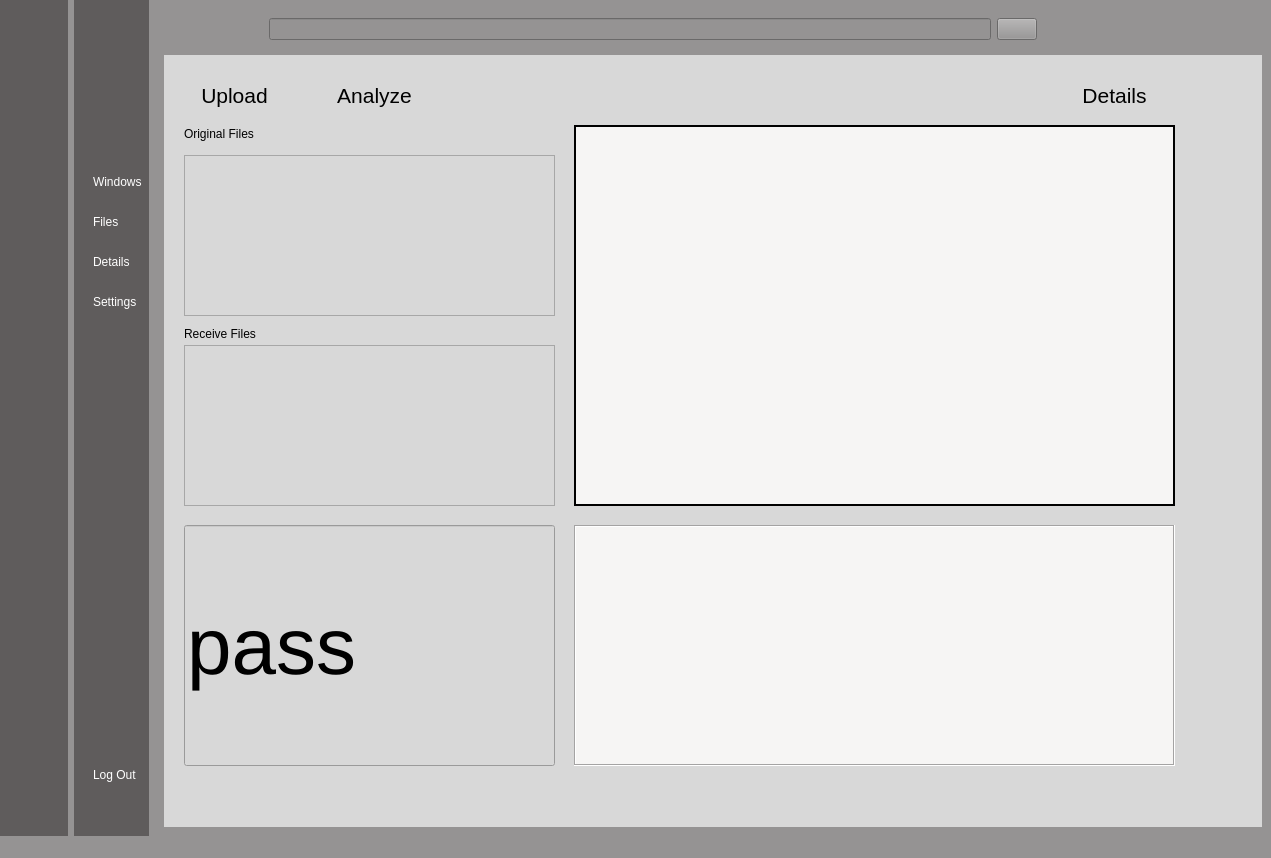
<?xml version="1.0" encoding="UTF-8"?>
<ui version="4.0">
 <class>MainWindow</class>
 <widget class="QMainWindow" name="MainWindow">
  <property name="geometry">
   <rect>
    <x>0</x>
    <y>0</y>
    <width>1271</width>
    <height>858</height>
   </rect>
  </property>
  <property name="windowTitle">
   <string>MainWindow</string>
  </property>
  <property name="styleSheet">
   <string notr="true">background-color: rgb(149, 147, 147);</string>
  </property>
  <widget class="QWidget" name="centralwidget">
   <layout class="QGridLayout" name="gridLayout">
    <property name="leftMargin">
     <number>0</number>
    </property>
    <property name="topMargin">
     <number>0</number>
    </property>
    <property name="rightMargin">
     <number>0</number>
    </property>
    <property name="bottomMargin">
     <number>0</number>
    </property>
    <item row="0" column="0">
     <widget class="QWidget" name="icon_widget" native="true">
      <property name="styleSheet">
       <string notr="true">QWidget{
	background-color: rgb(95, 92, 92);
}

QPushButton{
height:30px;
border:none;
border-radius:10px;
}

QPushButton:checked{
background-color:#F5FAFE;
color:#1F95EF;
Font-weight:bold;
}</string>
      </property>
      <layout class="QVBoxLayout" name="verticalLayout_3">
       <item>
        <widget class="QLabel" name="label">
         <property name="minimumSize">
          <size>
           <width>50</width>
           <height>50</height>
          </size>
         </property>
         <property name="maximumSize">
          <size>
           <width>50</width>
           <height>50</height>
          </size>
         </property>
         <property name="baseSize">
          <size>
           <width>0</width>
           <height>0</height>
          </size>
         </property>
         <property name="text">
          <string/>
         </property>
         <property name="pixmap">
          <pixmap>:/image/profile_pic.png</pixmap>
         </property>
         <property name="scaledContents">
          <bool>true</bool>
         </property>
        </widget>
       </item>
       <item>
        <spacer name="verticalSpacer_3">
         <property name="orientation">
          <enum>Qt::Vertical</enum>
         </property>
         <property name="sizeType">
          <enum>QSizePolicy::Fixed</enum>
         </property>
         <property name="sizeHint" stdset="0">
          <size>
           <width>20</width>
           <height>28</height>
          </size>
         </property>
        </spacer>
       </item>
       <item>
        <layout class="QVBoxLayout" name="verticalLayout">
         <property name="spacing">
          <number>10</number>
         </property>
         <property name="sizeConstraint">
          <enum>QLayout::SetDefaultConstraint</enum>
         </property>
         <item>
          <widget class="QPushButton" name="windows">
           <property name="text">
            <string/>
           </property>
           <property name="icon">
            <iconset>
             <normaloff>:/image/window.png</normaloff>
             <normalon>:/image/window.png</normalon>:/image/window.png</iconset>
           </property>
           <property name="checkable">
            <bool>true</bool>
           </property>
           <property name="autoExclusive">
            <bool>true</bool>
           </property>
          </widget>
         </item>
         <item>
          <widget class="QPushButton" name="file">
           <property name="text">
            <string/>
           </property>
           <property name="icon">
            <iconset>
             <normaloff>:/image/folder.png</normaloff>
             <normalon>:/image/folder.png</normalon>:/image/folder.png</iconset>
           </property>
           <property name="checkable">
            <bool>true</bool>
           </property>
           <property name="autoExclusive">
            <bool>true</bool>
           </property>
          </widget>
         </item>
         <item>
          <widget class="QPushButton" name="details">
           <property name="text">
            <string/>
           </property>
           <property name="icon">
            <iconset>
             <normaloff>:/image/search.png</normaloff>
             <normalon>:/image/search.png</normalon>:/image/search.png</iconset>
           </property>
           <property name="checkable">
            <bool>true</bool>
           </property>
           <property name="autoExclusive">
            <bool>true</bool>
           </property>
          </widget>
         </item>
         <item>
          <widget class="QPushButton" name="set">
           <property name="text">
            <string/>
           </property>
           <property name="icon">
            <iconset>
             <normaloff>:/image/settings.png</normaloff>
             <normalon>:/image/settings.png</normalon>:/image/settings.png</iconset>
           </property>
           <property name="checkable">
            <bool>true</bool>
           </property>
           <property name="autoExclusive">
            <bool>true</bool>
           </property>
          </widget>
         </item>
        </layout>
       </item>
       <item>
        <spacer name="verticalSpacer">
         <property name="orientation">
          <enum>Qt::Vertical</enum>
         </property>
         <property name="sizeType">
          <enum>QSizePolicy::Fixed</enum>
         </property>
         <property name="sizeHint" stdset="0">
          <size>
           <width>20</width>
           <height>400</height>
          </size>
         </property>
        </spacer>
       </item>
       <item>
        <widget class="QPushButton" name="sign">
         <property name="text">
          <string/>
         </property>
         <property name="icon">
          <iconset>
           <normaloff>:/image/log_out.png</normaloff>:/image/log_out.png</iconset>
         </property>
         <property name="checkable">
          <bool>false</bool>
         </property>
         <property name="autoExclusive">
          <bool>false</bool>
         </property>
        </widget>
       </item>
      </layout>
     </widget>
    </item>
    <item row="0" column="1">
     <widget class="QWidget" name="icon_widget_2" native="true">
      <property name="styleSheet">
       <string notr="true">QWidget{
	background-color: rgb(95, 92, 92);
   color:white;
}

QPushButton{
color:white;
text-align:left;
height:30px;
border:none;
padding-left:10px;
border-top-left-radius:10px;
border-bottom-left-radius:10px;

}

QPushButton:checked{
background-color:#F5FAFE;
color:#1F95EF;
Font-weight:bold;
}</string>
      </property>
      <layout class="QVBoxLayout" name="verticalLayout_4">
       <property name="rightMargin">
        <number>0</number>
       </property>
       <item>
        <widget class="QLabel" name="label_2">
         <property name="minimumSize">
          <size>
           <width>50</width>
           <height>50</height>
          </size>
         </property>
         <property name="maximumSize">
          <size>
           <width>50</width>
           <height>50</height>
          </size>
         </property>
         <property name="baseSize">
          <size>
           <width>0</width>
           <height>0</height>
          </size>
         </property>
         <property name="text">
          <string/>
         </property>
         <property name="pixmap">
          <pixmap>:/image/profile_pic.png</pixmap>
         </property>
         <property name="scaledContents">
          <bool>true</bool>
         </property>
        </widget>
       </item>
       <item>
        <spacer name="verticalSpacer_4">
         <property name="orientation">
          <enum>Qt::Vertical</enum>
         </property>
         <property name="sizeType">
          <enum>QSizePolicy::Fixed</enum>
         </property>
         <property name="sizeHint" stdset="0">
          <size>
           <width>20</width>
           <height>28</height>
          </size>
         </property>
        </spacer>
       </item>
       <item>
        <layout class="QVBoxLayout" name="verticalLayout_2">
         <property name="spacing">
          <number>10</number>
         </property>
         <property name="sizeConstraint">
          <enum>QLayout::SetDefaultConstraint</enum>
         </property>
         <property name="rightMargin">
          <number>0</number>
         </property>
         <item>
          <widget class="QPushButton" name="windows1">
           <property name="text">
            <string>Windows  </string>
           </property>
           <property name="icon">
            <iconset>
             <normaloff>:/image/window_wh.png</normaloff>
             <normalon>:/image/window_wh.png</normalon>:/image/window_wh.png</iconset>
           </property>
           <property name="checkable">
            <bool>true</bool>
           </property>
           <property name="autoExclusive">
            <bool>true</bool>
           </property>
          </widget>
         </item>
         <item>
          <widget class="QPushButton" name="file1">
           <property name="text">
            <string>Files</string>
           </property>
           <property name="icon">
            <iconset>
             <normaloff>:/image/folder_wh.png</normaloff>
             <normalon>:/image/folder_wh.png</normalon>:/image/folder_wh.png</iconset>
           </property>
           <property name="checkable">
            <bool>true</bool>
           </property>
           <property name="autoExclusive">
            <bool>true</bool>
           </property>
          </widget>
         </item>
         <item>
          <widget class="QPushButton" name="details1">
           <property name="text">
            <string>Details</string>
           </property>
           <property name="icon">
            <iconset>
             <normaloff>:/image/search_wh.png</normaloff>
             <normalon>:/image/search_wh.png</normalon>:/image/search_wh.png</iconset>
           </property>
           <property name="checkable">
            <bool>true</bool>
           </property>
           <property name="autoExclusive">
            <bool>true</bool>
           </property>
          </widget>
         </item>
         <item>
          <widget class="QPushButton" name="set1">
           <property name="text">
            <string>Settings</string>
           </property>
           <property name="icon">
            <iconset>
             <normaloff>:/image/settings_wh.png</normaloff>
             <normalon>:/image/settings_wh.png</normalon>:/image/settings_wh.png</iconset>
           </property>
           <property name="checkable">
            <bool>true</bool>
           </property>
           <property name="autoExclusive">
            <bool>true</bool>
           </property>
          </widget>
         </item>
        </layout>
       </item>
       <item>
        <spacer name="verticalSpacer_2">
         <property name="orientation">
          <enum>Qt::Vertical</enum>
         </property>
         <property name="sizeType">
          <enum>QSizePolicy::Fixed</enum>
         </property>
         <property name="sizeHint" stdset="0">
          <size>
           <width>20</width>
           <height>400</height>
          </size>
         </property>
        </spacer>
       </item>
       <item>
        <widget class="QPushButton" name="sign1">
         <property name="text">
          <string>Log Out  </string>
         </property>
         <property name="icon">
          <iconset>
           <normaloff>:/image/log_out_white.png</normaloff>:/image/log_out_white.png</iconset>
         </property>
         <property name="checkable">
          <bool>false</bool>
         </property>
         <property name="autoExclusive">
          <bool>false</bool>
         </property>
        </widget>
       </item>
      </layout>
     </widget>
    </item>
    <item row="0" column="2">
     <widget class="QWidget" name="main_menu" native="true">
      <layout class="QVBoxLayout" name="verticalLayout_5">
       <item>
        <widget class="QWidget" name="widget" native="true">
         <layout class="QHBoxLayout" name="horizontalLayout_2">
          <item>
           <widget class="QPushButton" name="pushButton_13">
            <property name="styleSheet">
             <string notr="true">border:none;</string>
            </property>
            <property name="text">
             <string/>
            </property>
            <property name="icon">
             <iconset>
              <normaloff>:/image/menu.png</normaloff>:/image/menu.png</iconset>
            </property>
            <property name="iconSize">
             <size>
              <width>24</width>
              <height>24</height>
             </size>
            </property>
            <property name="checkable">
             <bool>true</bool>
            </property>
            <property name="autoExclusive">
             <bool>true</bool>
            </property>
           </widget>
          </item>
          <item>
           <spacer name="horizontalSpacer">
            <property name="orientation">
             <enum>Qt::Horizontal</enum>
            </property>
            <property name="sizeType">
             <enum>QSizePolicy::Fixed</enum>
            </property>
            <property name="sizeHint" stdset="0">
             <size>
              <width>58</width>
              <height>20</height>
             </size>
            </property>
           </spacer>
          </item>
          <item>
           <layout class="QHBoxLayout" name="horizontalLayout">
            <item>
             <widget class="QLineEdit" name="lineEdit"/>
            </item>
            <item>
             <widget class="QPushButton" name="pushButton_14">
              <property name="text">
               <string/>
              </property>
              <property name="icon">
               <iconset>
                <normaloff>:/image/search.png</normaloff>:/image/search.png</iconset>
              </property>
             </widget>
            </item>
           </layout>
          </item>
          <item>
           <spacer name="horizontalSpacer_2">
            <property name="orientation">
             <enum>Qt::Horizontal</enum>
            </property>
            <property name="sizeType">
             <enum>QSizePolicy::Fixed</enum>
            </property>
            <property name="sizeHint" stdset="0">
             <size>
              <width>178</width>
              <height>20</height>
             </size>
            </property>
           </spacer>
          </item>
          <item>
           <widget class="QPushButton" name="pushButton_15">
            <property name="styleSheet">
             <string notr="true">border:none;</string>
            </property>
            <property name="text">
             <string/>
            </property>
            <property name="icon">
             <iconset>
              <normaloff>:/image/image.png</normaloff>:/image/image.png</iconset>
            </property>
            <property name="iconSize">
             <size>
              <width>16</width>
              <height>24</height>
             </size>
            </property>
           </widget>
          </item>
         </layout>
        </widget>
       </item>
       <item>
        <widget class="QStackedWidget" name="stackedWidget">
         <property name="styleSheet">
          <string notr="true">QWidget{
	background-color: rgb(216, 216, 216);

}

QPushButton{
border:none;
}</string>
         </property>
         <property name="currentIndex">
          <number>0</number>
         </property>
         <widget class="QWidget" name="window_page">
          <widget class="QLabel" name="graph">
           <property name="geometry">
            <rect>
             <x>410</x>
             <y>70</y>
             <width>601</width>
             <height>381</height>
            </rect>
           </property>
           <property name="font">
            <font>
             <pointsize>20</pointsize>
            </font>
           </property>
           <property name="styleSheet">
            <string notr="true">background-color: rgb(246, 245, 244);</string>
           </property>
           <property name="frameShape">
            <enum>QFrame::WinPanel</enum>
           </property>
           <property name="text">
            <string/>
           </property>
          </widget>
          <widget class="QLineEdit" name="grade">
           <property name="geometry">
            <rect>
             <x>20</x>
             <y>470</y>
             <width>371</width>
             <height>241</height>
            </rect>
           </property>
           <property name="font">
            <font>
             <pointsize>60</pointsize>
            </font>
           </property>
           <property name="text">
            <string>pass</string>
           </property>
          </widget>
          <widget class="QTableView" name="wrong">
           <property name="geometry">
            <rect>
             <x>410</x>
             <y>470</y>
             <width>601</width>
             <height>241</height>
            </rect>
           </property>
           <property name="styleSheet">
            <string notr="true">background-color: rgb(246, 245, 244);</string>
           </property>
           <property name="frameShape">
            <enum>QFrame::Box</enum>
           </property>
          </widget>
          <widget class="QPushButton" name="upload">
           <property name="geometry">
            <rect>
             <x>20</x>
             <y>20</y>
             <width>101</width>
             <height>41</height>
            </rect>
           </property>
           <property name="font">
            <font>
             <pointsize>16</pointsize>
            </font>
           </property>
           <property name="text">
            <string>Upload</string>
           </property>
           <property name="icon">
            <iconset>
             <normaloff>:/image/upload.png</normaloff>:/image/upload.png</iconset>
           </property>
           <property name="iconSize">
            <size>
             <width>24</width>
             <height>24</height>
            </size>
           </property>
          </widget>
          <widget class="QPushButton" name="analyze">
           <property name="geometry">
            <rect>
             <x>150</x>
             <y>20</y>
             <width>121</width>
             <height>41</height>
            </rect>
           </property>
           <property name="font">
            <font>
             <pointsize>16</pointsize>
            </font>
           </property>
           <property name="text">
            <string>Analyze</string>
           </property>
           <property name="icon">
            <iconset>
             <normaloff>:/image/analytics.png</normaloff>:/image/analytics.png</iconset>
           </property>
           <property name="iconSize">
            <size>
             <width>24</width>
             <height>24</height>
            </size>
           </property>
          </widget>
          <widget class="QPushButton" name="details_2">
           <property name="geometry">
            <rect>
             <x>890</x>
             <y>20</y>
             <width>121</width>
             <height>41</height>
            </rect>
           </property>
           <property name="font">
            <font>
             <pointsize>16</pointsize>
            </font>
           </property>
           <property name="text">
            <string>Details</string>
           </property>
           <property name="icon">
            <iconset>
             <normaloff>:/image/report.png</normaloff>:/image/report.png</iconset>
           </property>
           <property name="iconSize">
            <size>
             <width>24</width>
             <height>24</height>
            </size>
           </property>
          </widget>
          <widget class="QListView" name="filelist">
           <property name="geometry">
            <rect>
             <x>20</x>
             <y>100</y>
             <width>371</width>
             <height>161</height>
            </rect>
           </property>
          </widget>
          <widget class="QListView" name="filelist1">
           <property name="geometry">
            <rect>
             <x>20</x>
             <y>290</y>
             <width>371</width>
             <height>161</height>
            </rect>
           </property>
          </widget>
          <widget class="QLabel" name="label_10">
           <property name="geometry">
            <rect>
             <x>20</x>
             <y>70</y>
             <width>101</width>
             <height>17</height>
            </rect>
           </property>
           <property name="text">
            <string>Original Files</string>
           </property>
          </widget>
          <widget class="QLabel" name="label_11">
           <property name="geometry">
            <rect>
             <x>20</x>
             <y>270</y>
             <width>101</width>
             <height>17</height>
            </rect>
           </property>
           <property name="text">
            <string>Receive Files</string>
           </property>
          </widget>
         </widget>
         <widget class="QWidget" name="file_page">
          <widget class="QLabel" name="label_5">
           <property name="geometry">
            <rect>
             <x>30</x>
             <y>10</y>
             <width>81</width>
             <height>41</height>
            </rect>
           </property>
           <property name="font">
            <font>
             <pointsize>20</pointsize>
            </font>
           </property>
           <property name="text">
            <string>files</string>
           </property>
          </widget>
          <widget class="QTreeView" name="fileTreeView">
           <property name="geometry">
            <rect>
             <x>30</x>
             <y>140</y>
             <width>921</width>
             <height>601</height>
            </rect>
           </property>
          </widget>
         </widget>
         <widget class="QWidget" name="details_page">
          <widget class="QLabel" name="label_6">
           <property name="geometry">
            <rect>
             <x>30</x>
             <y>490</y>
             <width>341</width>
             <height>251</height>
            </rect>
           </property>
           <property name="font">
            <font>
             <pointsize>20</pointsize>
            </font>
           </property>
           <property name="styleSheet">
            <string notr="true">background-color: rgb(222, 221, 218);</string>
           </property>
           <property name="text">
            <string>Video List</string>
           </property>
          </widget>
          <widget class="QPushButton" name="pushButton_4">
           <property name="geometry">
            <rect>
             <x>250</x>
             <y>440</y>
             <width>121</width>
             <height>41</height>
            </rect>
           </property>
           <property name="font">
            <font>
             <pointsize>16</pointsize>
            </font>
           </property>
           <property name="text">
            <string>export</string>
           </property>
           <property name="icon">
            <iconset>
             <normaloff>:/image/report.png</normaloff>:/image/report.png</iconset>
           </property>
           <property name="iconSize">
            <size>
             <width>24</width>
             <height>24</height>
            </size>
           </property>
          </widget>
          <widget class="QPushButton" name="pushButton_5">
           <property name="geometry">
            <rect>
             <x>30</x>
             <y>440</y>
             <width>131</width>
             <height>41</height>
            </rect>
           </property>
           <property name="font">
            <font>
             <pointsize>14</pointsize>
            </font>
           </property>
           <property name="text">
            <string>Video Select</string>
           </property>
          </widget>
          <widget class="QSlider" name="horizontalSlider">
           <property name="geometry">
            <rect>
             <x>20</x>
             <y>400</y>
             <width>961</width>
             <height>21</height>
            </rect>
           </property>
           <property name="orientation">
            <enum>Qt::Horizontal</enum>
           </property>
          </widget>
          <widget class="QListView" name="listView">
           <property name="geometry">
            <rect>
             <x>390</x>
             <y>490</y>
             <width>591</width>
             <height>261</height>
            </rect>
           </property>
          </widget>
          <widget class="QLabel" name="label_9">
           <property name="geometry">
            <rect>
             <x>390</x>
             <y>460</y>
             <width>121</width>
             <height>17</height>
            </rect>
           </property>
           <property name="text">
            <string>위반 사항 리스트</string>
           </property>
          </widget>
          <widget class="QWidget" name="layoutWidget">
           <property name="geometry">
            <rect>
             <x>20</x>
             <y>30</y>
             <width>961</width>
             <height>361</height>
            </rect>
           </property>
           <layout class="QHBoxLayout" name="horizontalLayout_3">
            <item>
             <widget class="QLabel" name="label_4">
              <property name="contextMenuPolicy">
               <enum>Qt::DefaultContextMenu</enum>
              </property>
              <property name="styleSheet">
               <string notr="true">background-color: rgb(222, 221, 218);</string>
              </property>
              <property name="text">
               <string>original video</string>
              </property>
             </widget>
            </item>
            <item>
             <spacer name="horizontalSpacer_3">
              <property name="contextMenuPolicy">
               <enum>Qt::DefaultContextMenu</enum>
              </property>
              <property name="orientation">
               <enum>Qt::Horizontal</enum>
              </property>
              <property name="sizeType">
               <enum>QSizePolicy::Fixed</enum>
              </property>
              <property name="sizeHint" stdset="0">
               <size>
                <width>40</width>
                <height>20</height>
               </size>
              </property>
             </spacer>
            </item>
            <item>
             <widget class="QLabel" name="label_8">
              <property name="contextMenuPolicy">
               <enum>Qt::DefaultContextMenu</enum>
              </property>
              <property name="styleSheet">
               <string notr="true">background-color: rgb(222, 221, 218);</string>
              </property>
              <property name="text">
               <string>analyze video</string>
              </property>
             </widget>
            </item>
           </layout>
          </widget>
         </widget>
         <widget class="QWidget" name="notifications_page">
          <widget class="QLabel" name="label_7">
           <property name="geometry">
            <rect>
             <x>360</x>
             <y>290</y>
             <width>301</width>
             <height>111</height>
            </rect>
           </property>
           <property name="font">
            <font>
             <pointsize>20</pointsize>
            </font>
           </property>
           <property name="text">
            <string>Notifications Page</string>
           </property>
          </widget>
         </widget>
         <widget class="QWidget" name="settings_page">
          <widget class="QLabel" name="label_3">
           <property name="geometry">
            <rect>
             <x>330</x>
             <y>270</y>
             <width>301</width>
             <height>111</height>
            </rect>
           </property>
           <property name="font">
            <font>
             <pointsize>20</pointsize>
            </font>
           </property>
           <property name="text">
            <string>Settings Page</string>
           </property>
          </widget>
         </widget>
        </widget>
       </item>
      </layout>
     </widget>
    </item>
   </layout>
  </widget>
  <widget class="QMenuBar" name="menubar">
   <property name="geometry">
    <rect>
     <x>0</x>
     <y>0</y>
     <width>1271</width>
     <height>22</height>
    </rect>
   </property>
  </widget>
  <widget class="QStatusBar" name="statusbar"/>
 </widget>
 <resources>
  <include location="resources.qrc"/>
 </resources>
 <connections>
  <connection>
   <sender>windows</sender>
   <signal>toggled(bool)</signal>
   <receiver>windows1</receiver>
   <slot>setChecked(bool)</slot>
   <hints>
    <hint type="sourcelabel">
     <x>55</x>
     <y>151</y>
    </hint>
    <hint type="destinationlabel">
     <x>183</x>
     <y>151</y>
    </hint>
   </hints>
  </connection>
  <connection>
   <sender>file</sender>
   <signal>toggled(bool)</signal>
   <receiver>file1</receiver>
   <slot>setChecked(bool)</slot>
   <hints>
    <hint type="sourcelabel">
     <x>52</x>
     <y>191</y>
    </hint>
    <hint type="destinationlabel">
     <x>87</x>
     <y>190</y>
    </hint>
   </hints>
  </connection>
  <connection>
   <sender>details</sender>
   <signal>toggled(bool)</signal>
   <receiver>details1</receiver>
   <slot>setChecked(bool)</slot>
   <hints>
    <hint type="sourcelabel">
     <x>57</x>
     <y>231</y>
    </hint>
    <hint type="destinationlabel">
     <x>183</x>
     <y>231</y>
    </hint>
   </hints>
  </connection>
  <connection>
   <sender>set</sender>
   <signal>toggled(bool)</signal>
   <receiver>set1</receiver>
   <slot>setChecked(bool)</slot>
   <hints>
    <hint type="sourcelabel">
     <x>57</x>
     <y>271</y>
    </hint>
    <hint type="destinationlabel">
     <x>180</x>
     <y>271</y>
    </hint>
   </hints>
  </connection>
  <connection>
   <sender>sign</sender>
   <signal>toggled(bool)</signal>
   <receiver>sign1</receiver>
   <slot>setChecked(bool)</slot>
   <hints>
    <hint type="sourcelabel">
     <x>57</x>
     <y>714</y>
    </hint>
    <hint type="destinationlabel">
     <x>98</x>
     <y>714</y>
    </hint>
   </hints>
  </connection>
  <connection>
   <sender>windows1</sender>
   <signal>toggled(bool)</signal>
   <receiver>windows</receiver>
   <slot>setChecked(bool)</slot>
   <hints>
    <hint type="sourcelabel">
     <x>183</x>
     <y>151</y>
    </hint>
    <hint type="destinationlabel">
     <x>57</x>
     <y>151</y>
    </hint>
   </hints>
  </connection>
  <connection>
   <sender>file1</sender>
   <signal>toggled(bool)</signal>
   <receiver>file</receiver>
   <slot>setChecked(bool)</slot>
   <hints>
    <hint type="sourcelabel">
     <x>117</x>
     <y>190</y>
    </hint>
    <hint type="destinationlabel">
     <x>57</x>
     <y>191</y>
    </hint>
   </hints>
  </connection>
  <connection>
   <sender>details1</sender>
   <signal>toggled(bool)</signal>
   <receiver>details</receiver>
   <slot>setChecked(bool)</slot>
   <hints>
    <hint type="sourcelabel">
     <x>183</x>
     <y>231</y>
    </hint>
    <hint type="destinationlabel">
     <x>57</x>
     <y>231</y>
    </hint>
   </hints>
  </connection>
  <connection>
   <sender>set1</sender>
   <signal>toggled(bool)</signal>
   <receiver>set</receiver>
   <slot>setChecked(bool)</slot>
   <hints>
    <hint type="sourcelabel">
     <x>183</x>
     <y>271</y>
    </hint>
    <hint type="destinationlabel">
     <x>57</x>
     <y>271</y>
    </hint>
   </hints>
  </connection>
  <connection>
   <sender>sign1</sender>
   <signal>toggled(bool)</signal>
   <receiver>sign</receiver>
   <slot>setChecked(bool)</slot>
   <hints>
    <hint type="sourcelabel">
     <x>107</x>
     <y>714</y>
    </hint>
    <hint type="destinationlabel">
     <x>58</x>
     <y>714</y>
    </hint>
   </hints>
  </connection>
  <connection>
   <sender>pushButton_13</sender>
   <signal>toggled(bool)</signal>
   <receiver>icon_widget</receiver>
   <slot>setHidden(bool)</slot>
   <hints>
    <hint type="sourcelabel">
     <x>236</x>
     <y>64</y>
    </hint>
    <hint type="destinationlabel">
     <x>67</x>
     <y>411</y>
    </hint>
   </hints>
  </connection>
  <connection>
   <sender>pushButton_13</sender>
   <signal>toggled(bool)</signal>
   <receiver>icon_widget_2</receiver>
   <slot>setVisible(bool)</slot>
   <hints>
    <hint type="sourcelabel">
     <x>236</x>
     <y>64</y>
    </hint>
    <hint type="destinationlabel">
     <x>184</x>
     <y>378</y>
    </hint>
   </hints>
  </connection>
  <connection>
   <sender>sign</sender>
   <signal>toggled(bool)</signal>
   <receiver>MainWindow</receiver>
   <slot>close()</slot>
   <hints>
    <hint type="sourcelabel">
     <x>29</x>
     <y>714</y>
    </hint>
    <hint type="destinationlabel">
     <x>27</x>
     <y>745</y>
    </hint>
   </hints>
  </connection>
  <connection>
   <sender>sign1</sender>
   <signal>toggled(bool)</signal>
   <receiver>MainWindow</receiver>
   <slot>close()</slot>
   <hints>
    <hint type="sourcelabel">
     <x>152</x>
     <y>714</y>
    </hint>
    <hint type="destinationlabel">
     <x>148</x>
     <y>745</y>
    </hint>
   </hints>
  </connection>
 </connections>
</ui>
